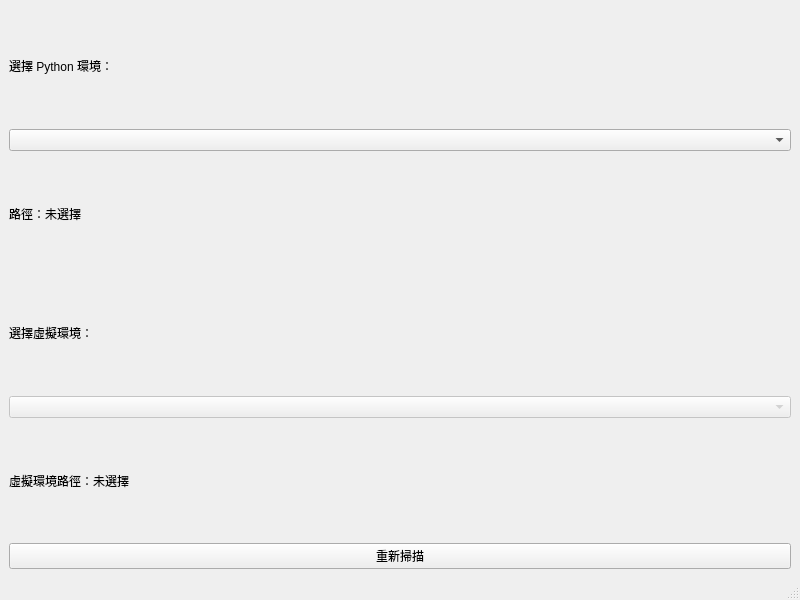
<?xml version="1.0" encoding="UTF-8"?>
<ui version="4.0">
 <class>MainWindow</class>
 <widget class="QMainWindow" name="MainWindow">
  <property name="geometry">
   <rect>
    <x>0</x>
    <y>0</y>
    <width>800</width>
    <height>600</height>
   </rect>
  </property>
  <property name="windowTitle">
   <string>Capybara</string>
  </property>
  <widget class="QWidget" name="centralwidget">
   <layout class="QVBoxLayout" name="verticalLayout">
    <item>
     <widget class="QLabel" name="label">
      <property name="text">
       <string>選擇 Python 環境：</string>
      </property>
     </widget>
    </item>
    <item>
     <widget class="QComboBox" name="pythonComboBox">
      <property name="editable">
       <bool>false</bool>
      </property>
     </widget>
    </item>
    <item>
     <widget class="QLabel" name="pythonPathLabel">
      <property name="text">
       <string>路徑：未選擇</string>
      </property>
     </widget>
    </item>
    <item>
     <widget class="QLabel" name="venvLabel">
      <property name="text">
       <string>選擇虛擬環境：</string>
      </property>
     </widget>
    </item>
    <item>
     <widget class="QComboBox" name="venvComboBox">
      <property name="editable">
       <bool>false</bool>
      </property>
      <property name="enabled">
       <bool>false</bool>
      </property>
     </widget>
    </item>
    <item>
     <widget class="QLabel" name="venvPathLabel">
      <property name="text">
       <string>虛擬環境路徑：未選擇</string>
      </property>
     </widget>
    </item>
    <item>
     <widget class="QPushButton" name="refreshButton">
      <property name="text">
       <string>重新掃描</string>
      </property>
     </widget>
    </item>
   </layout>
  </widget>
  <widget class="QMenuBar" name="menubar">
   <property name="geometry">
    <rect>
     <x>0</x>
     <y>0</y>
     <width>800</width>
     <height>21</height>
    </rect>
   </property>
  </widget>
  <widget class="QStatusBar" name="statusbar"/>
 </widget>
 <resources/>
 <connections/>
</ui>
